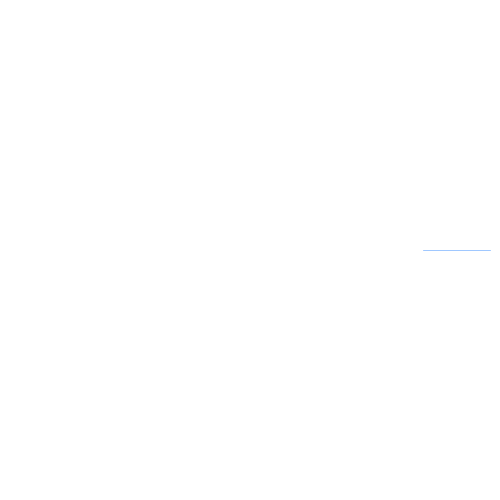
Frame 1 (no input)
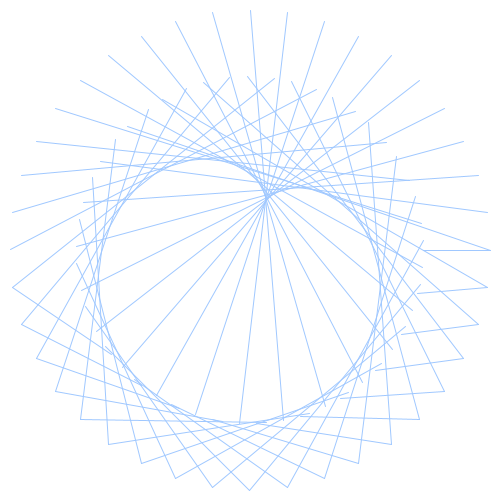
Frame 60 (the mouse pressed at the canvas centre just before this capture)
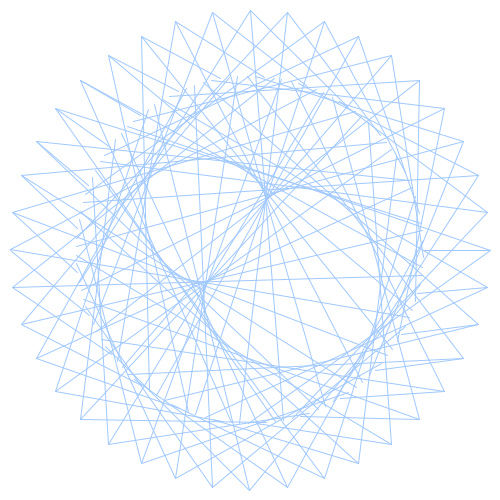
Frame 120 (the mouse held since frame 60 and released just before this capture)

The Processing sketch that drew these frames (run headless with seeded random() and noise(); from frame 60 on, the mouse is pressed at the canvas centre):

// Processing sketch: PlanetsDance01
// ── PlanetsDance01.pde
float r1 = 1.0 * 240;
float r2 = 0.7233 * r1;
float k = 1.6255;
float T = 8;
float step = 9;
int num = int( 360 / step * T );
float[] t = new float[ num ];
float dt = 2 * PI / 360 * step;
int j = 0;

void setup()
{
  size( 500, 500 );
  smooth();
  background( 255 );

  for ( int i = 0; i < num; i++ ) {
    t[ i ] = dt * i;
  }
}

void draw()
{   //<>//
  stroke( 160, 200, 255 ); 

  if ( j >= num ) {
    //j -= num;
    delay( 1000 ); //<>//
    //background( 255 );
    exit();
  } else {
    line( r1 * cos(t[j]) + width/2, r1 * sin(t[j]) + height/2, r2 * cos(k * t[j]) + width/2, r2 * sin(k * t[j]) + height/2 );
    j++;
    //save("img" + j + ".tif");
  }
}
